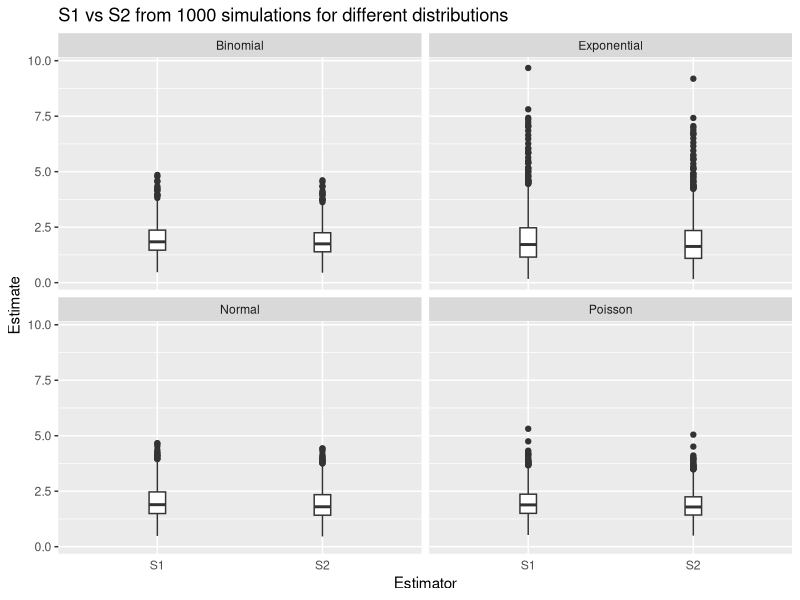
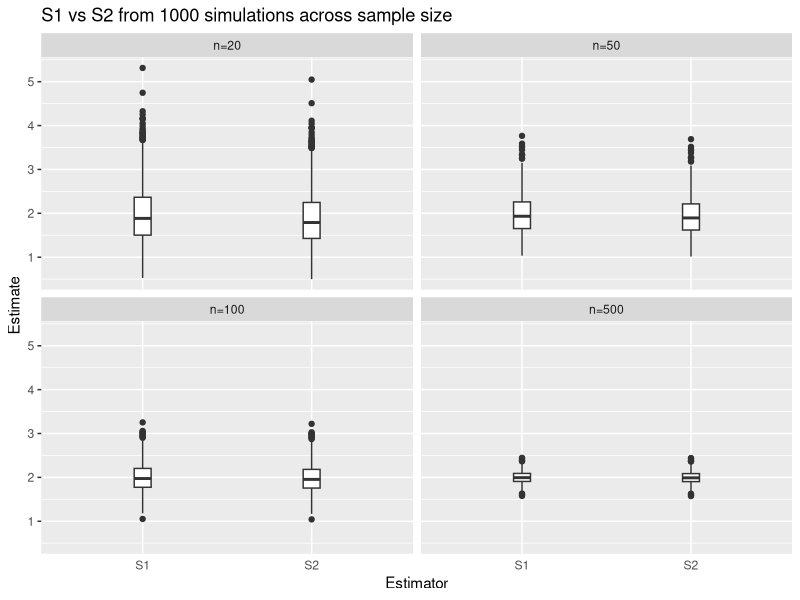
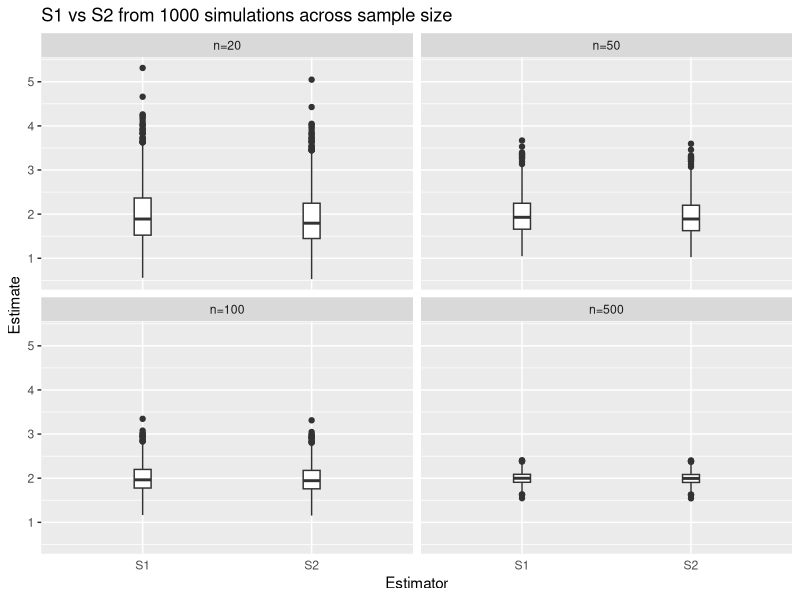
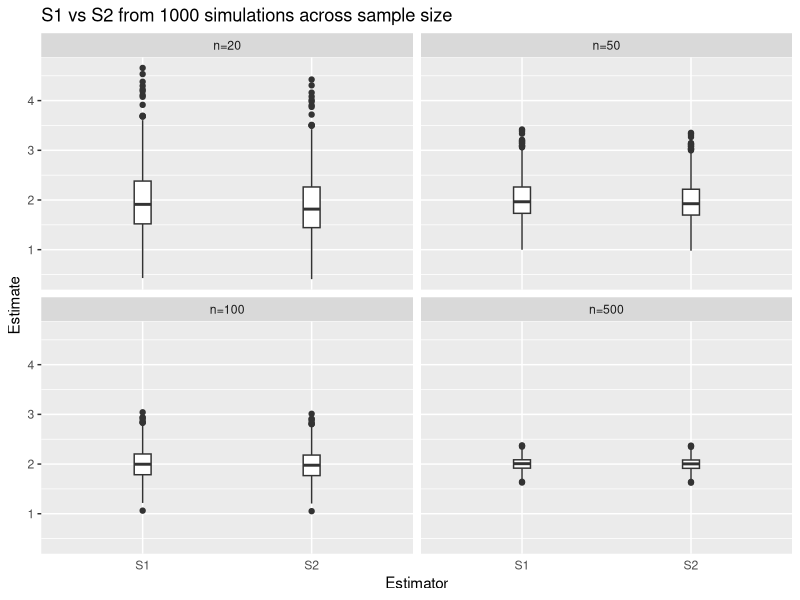
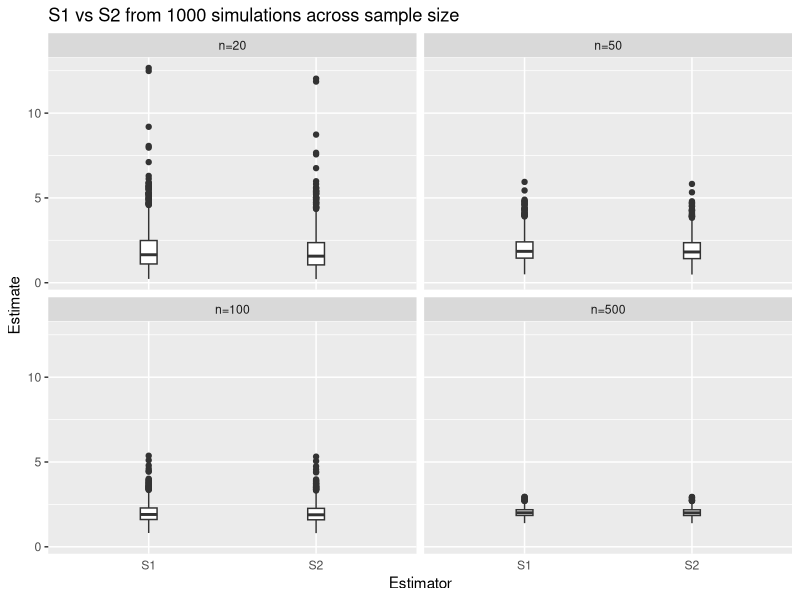
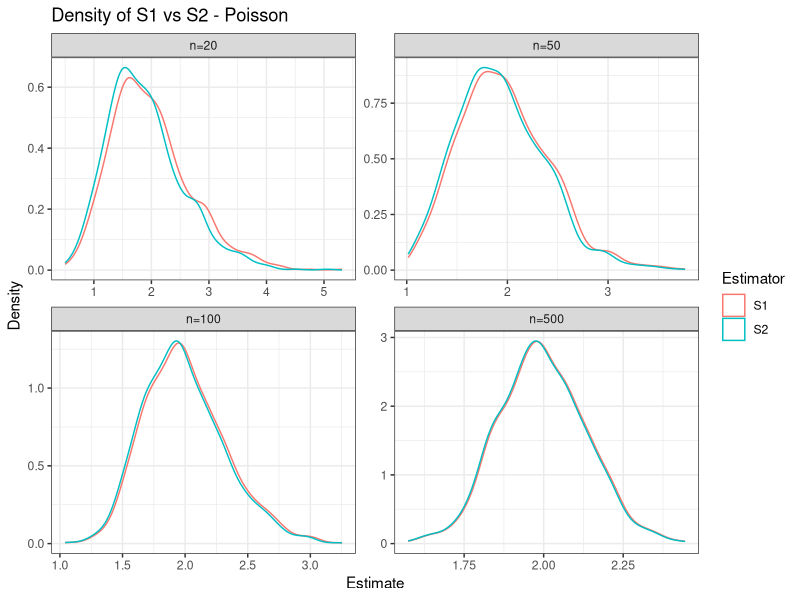
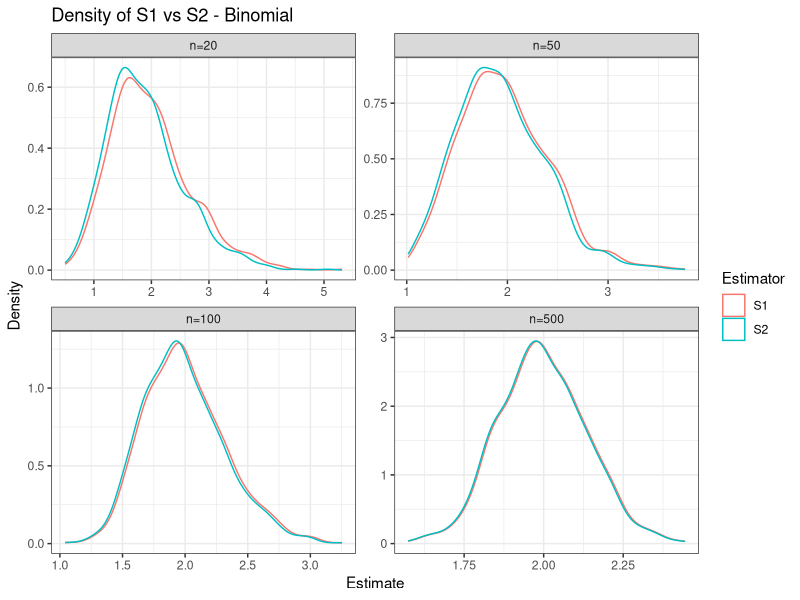
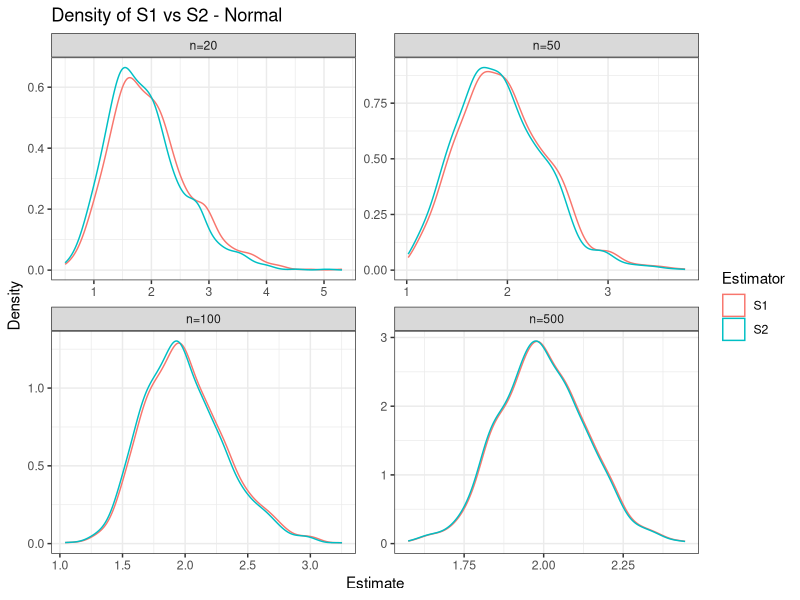

Source code (R) for these figures, in order:
## ---- chunk 1
#| echo: false

default_chunk_hook  <- knitr::knit_hooks$get("chunk")

latex_font_size <- c("Huge", "huge", "LARGE", "Large", 
                     "large", "normalsize", "small", 
                     "footnotesize", "scriptsize", "tiny")

knitr::knit_hooks$set(chunk = function(x, options) {
  x <- default_chunk_hook(x, options)
  if(options$size %in% latex_font_size) {
    paste0("\n \\", options$size, "\n\n", 
      x, 
      "\n\n \\normalsize"
    )
  } else {
    x
  }
})
## ---- chunk 2
#| label: load-packages
#| include: false
library(tidyverse)
library(patchwork)
## ---- chunk 3
set.seed(7272)

n.sims <- 1000
# sample size is 20
n <- 20

# Poisson
S1_pois <- rep(NA, n.sims)
S2_pois <- rep(NA, n.sims)

for(i in 1:n.sims){
  curr.sample <- rpois(n=n, lambda = 2)
  x_bar = mean(curr.sample)
  # don't need for (i in 1:n){Xi <- curr.sample[i] S1[i] <- (1/(n - 1)) * sum((Xi - x_bar)^2) S2[i] <- 1/n * sum((Xi - x_bar)^2)}, because it's vectorized.
  S1_pois[i] <- sum((curr.sample - x_bar)^2) / (n - 1)
  S2_pois[i] <- sum((curr.sample - x_bar)^2) / n
  }

# Binomial
p <- (5-sqrt(21))/10

S1_bin <- rep(NA, n.sims)
S2_bin <- rep(NA, n.sims)

for(i in 1:n.sims){
  curr.sample <- rbinom(n = n, size = 50, prob = p)
  x_bar <- mean(curr.sample)
  S1_bin[i] <- sum((curr.sample - x_bar)^2) / (n - 1)
  S2_bin[i] <- sum((curr.sample - x_bar)^2) / n
}

# Normal
S1_norm <- rep(NA, n.sims)
S2_norm <- rep(NA, n.sims)

for(i in 1:n.sims){
  curr.sample <- rnorm(n = n, mean = 0, sd = sqrt(2))
  x_bar <- mean(curr.sample)
  S1_norm[i] <- sum((curr.sample - x_bar)^2) / (n - 1)
  S2_norm[i] <- sum((curr.sample - x_bar)^2) / n
}

# Exponential
S1_exp <- rep(NA, n.sims)
S2_exp <- rep(NA, n.sims)

for(i in 1:n.sims){
  curr.sample <- rexp(n = n, rate = 1/sqrt(2))
  x_bar <- mean(curr.sample)
  S1_exp[i] <- sum((curr.sample - x_bar)^2) / (n - 1)
  S2_exp[i] <- sum((curr.sample - x_bar)^2) / n
}
## ---- chunk 4
raw <- tibble(
  Estimator= rep(c("S1", "S2"), each = 1000, times = 4),
  Distribution= rep(c("Poisson", "Binomial", "Normal", "Exponential"), 
                   each = 2000),
  Estimate=c(S1_pois, S2_pois, S1_bin, S2_bin, 
              S1_norm, S2_norm, S1_exp, S2_exp)
)

ggplot(raw) +
  geom_boxplot(aes(x = Estimator,
                   y= Estimate),
               width = 0.1) +
  ggtitle("S1 vs S2 from 1000 simulations for different distributions") +
  theme(axis.ticks.x = element_blank()) +
  facet_wrap(~ Distribution) 
## ---- chunk 5
# results.S1 <- tibble(
#   Distribution = c("Poisson", "Binomial", "Normal", "Exponential"),
#   Bias = c(
#     mean(S1_pois) - 2,
#     mean(S1_bin) - 2,
#     mean(S1_norm) - 2,
#     mean(S1_exp) - 2
#   ),
#   Variance = c(
#     var(S1_pois),
#     var(S1_bin),
#     var(S1_norm),
#     var(S1_exp)
#   ),
#   Precision = c(
#     1/var(S1_pois),
#     1/var(S1_bin),
#     1/var(S1_norm),
#     1/var(S1_exp)
#   ),
#   MSE = c(
#     (mean(S1_pois) - 2)^2 + var(S1_pois),
#     (mean(S1_bin) - 2)^2 + var(S1_bin),
#     (mean(S1_norm) - 2)^2 + var(S1_norm),
#     (mean(S1_exp) - 2)^2 + var(S1_exp)
#   )
# )

results <- tibble(
  Distribution = rep(c("Poisson", "Binomial", "Normal", "Exponential"), each = 2),
  Estimator = rep(c("S1", "S2"), times = 4),
  Bias = c(
    mean(S1_pois) - 2, mean(S2_pois) - 2,
    mean(S1_bin)  - 2, mean(S2_bin)  - 2,
    mean(S1_norm) - 2, mean(S2_norm) - 2,
    mean(S1_exp)  - 2, mean(S2_exp)  - 2
  ),
  Variance = c(
    var(S1_pois), var(S2_pois),
    var(S1_bin),  var(S2_bin),
    var(S1_norm), var(S2_norm),
    var(S1_exp),  var(S2_exp)
  ),
  Precision = 1 / Variance,
  MSE = Bias^2 + Variance
)
## ---- chunk 6
# ggplot(results, aes(x = Estimator, y = Bias, fill = Estimator)) +
#   geom_col() +
#   facet_wrap(~ Distribution) +
#   labs(title = "Bias")

# ggplot(results, aes(x = Estimator, y = Precision, fill = Estimator)) +
#   geom_col() +
#   facet_wrap(~ Distribution) +
#   labs(title = "Precision")

# ggplot(results, aes(x = Estimator, y = MSE, fill = Estimator)) +
#   geom_col() +
#   facet_wrap(~ Distribution) +
#   labs(title = "MSE")
## ---- chunk 7
#| echo: false
results |> knitr::kable(digits = 2)
## ---- chunk 8
set.seed(7272)

n.sims <- 1000
ss <- c(20, 50, 100, 500)

S1_pois <- list()
S2_pois <- list()

for(n in ss){
  S1 <- rep(NA, n.sims)
  S2 <- rep(NA, n.sims)
  for(i in 1:n.sims){
    curr.sample <- rpois(n = n, lambda = 2)
    x_bar <- mean(curr.sample)
    S1[i] <- sum((curr.sample - x_bar)^2) / (n - 1)
    S2[i] <- sum((curr.sample - x_bar)^2) / n
  }
  # convert number to string to use as a name
  S1_pois[[as.character(n)]] <- S1
  S2_pois[[as.character(n)]] <- S2
}

# raw data 
raw_pois <- tibble(
  Estimator = rep(c("S1", "S2"), each = 1000, times = 4),
  # so that they're in order
  n = factor(rep(c("n=20", "n=50", "n=100", "n=500"), each = 2000),
            levels = c("n=20", "n=50", "n=100", "n=500")),
  Estimate = c(S1_pois[["20"]], S2_pois[["20"]],
              S1_pois[["50"]], S2_pois[["50"]],
              S1_pois[["100"]], S2_pois[["100"]],
              S1_pois[["500"]], S2_pois[["500"]])
)
# summary 
results_pois <- tibble(
  n = rep(c(20, 50, 100, 500), each=2),
  Estimator = rep(c("S1", "S2"), times = 4),
  Bias = c(
    mean(S1_pois[["20"]]) - 2, mean(S2_pois[["20"]]) - 2,
    mean(S1_pois[["50"]]) - 2, mean(S2_pois[["50"]]) - 2,
    mean(S1_pois[["100"]]) - 2, mean(S2_pois[["100"]]) - 2,
    mean(S1_pois[["500"]]) - 2, mean(S2_pois[["500"]]) - 2
  ),
  Variance = c(
    var(S1_pois[["20"]]),  var(S2_pois[["20"]]),
    var(S1_pois[["50"]]),  var(S2_pois[["50"]]),
    var(S1_pois[["100"]]), var(S2_pois[["100"]]),
    var(S1_pois[["500"]]), var(S2_pois[["500"]])
  ),
  Precision = 1 / Variance,
  MSE = Bias^2 + Variance)

# table
results_pois |> knitr::kable(digits = 2)

# plot
ggplot(raw_pois) +
  geom_boxplot(aes(x = Estimator,
                   y= Estimate),
               width = 0.1) +
  ggtitle("S1 vs S2 from 1000 simulations across sample size") +
  theme(axis.ticks.x = element_blank()) +
  facet_wrap(~ n) 

## ---- chunk 9
set.seed(7272)

S1_binom <- list()
S2_binom <- list()

for(n in ss){
  S1 <- rep(NA, n.sims)
  S2 <- rep(NA, n.sims)
  for(i in 1:n.sims){
    curr.sample <- curr.sample <- rbinom(n = n, size = 50, prob = p)
    x_bar <- mean(curr.sample)
    S1[i] <- sum((curr.sample - x_bar)^2) / (n - 1)
    S2[i] <- sum((curr.sample - x_bar)^2) / n
  }
  S1_binom[[as.character(n)]] <- S1
  S2_binom[[as.character(n)]] <- S2
}

# raw data 
raw_binom <- tibble(
  Estimator = rep(c("S1", "S2"), each = 1000, times = 4),
  n = factor(rep(c("n=20", "n=50", "n=100", "n=500"), each = 2000),
            levels = c("n=20", "n=50", "n=100", "n=500")),
  Estimate = c(S1_binom[["20"]], S2_binom[["20"]],
              S1_binom[["50"]], S2_binom[["50"]],
              S1_binom[["100"]], S2_binom[["100"]],
              S1_binom[["500"]], S2_binom[["500"]])
)
# summary 
results_binom <- tibble(
  n = rep(c(20, 50, 100, 500), each=2),
  Estimator = rep(c("S1", "S2"), times = 4),
  Bias = c(
    mean(S1_binom[["20"]]) - 2, mean(S2_binom[["20"]]) - 2,
    mean(S1_binom[["50"]]) - 2, mean(S2_binom[["50"]]) - 2,
    mean(S1_binom[["100"]]) - 2, mean(S2_binom[["100"]]) - 2,
    mean(S1_binom[["500"]]) - 2, mean(S2_binom[["500"]]) - 2
  ),
  Variance = c(
    var(S1_binom[["20"]]),  var(S2_binom[["20"]]),
    var(S1_binom[["50"]]),  var(S2_binom[["50"]]),
    var(S1_binom[["100"]]), var(S2_binom[["100"]]),
    var(S1_binom[["500"]]), var(S2_binom[["500"]])
  ),
  Precision = 1 / Variance,
  MSE = Bias^2 + Variance)

# table
results_binom |> knitr::kable(digits = 2)

# plot
ggplot(raw_binom) +
  geom_boxplot(aes(x = Estimator,
                   y= Estimate),
               width = 0.1) +
  ggtitle("S1 vs S2 from 1000 simulations across sample size") +
  theme(axis.ticks.x = element_blank()) +
  facet_wrap(~ n) 
## ---- chunk 10
set.seed(7272)

S1_norm <- list()
S2_norm <- list()

for(n in ss){
  S1 <- rep(NA, n.sims)
  S2 <- rep(NA, n.sims)
  for(i in 1:n.sims){
    curr.sample <- rnorm(n = n, mean = 0, sd = sqrt(2))
    x_bar <- mean(curr.sample)
    S1[i] <- sum((curr.sample - x_bar)^2) / (n - 1)
    S2[i] <- sum((curr.sample - x_bar)^2) / n
  }
  S1_norm[[as.character(n)]] <- S1
  S2_norm[[as.character(n)]] <- S2
}

# raw data 
raw_norm <- tibble(
  Estimator = rep(c("S1", "S2"), each = 1000, times = 4),
  n = factor(rep(c("n=20", "n=50", "n=100", "n=500"), each = 2000),
            levels = c("n=20", "n=50", "n=100", "n=500")),
  Estimate = c(S1_norm[["20"]], S2_norm[["20"]],
              S1_norm[["50"]], S2_norm[["50"]],
              S1_norm[["100"]], S2_norm[["100"]],
              S1_norm[["500"]], S2_norm[["500"]])
)
# summary 
results_norm <- tibble(
  n = rep(c(20, 50, 100, 500), each=2),
  Estimator = rep(c("S1", "S2"), times = 4),
  Bias = c(
    mean(S1_norm[["20"]]) - 2, mean(S2_norm[["20"]]) - 2,
    mean(S1_norm[["50"]]) - 2, mean(S2_norm[["50"]]) - 2,
    mean(S1_norm[["100"]]) - 2, mean(S2_norm[["100"]]) - 2,
    mean(S1_norm[["500"]]) - 2, mean(S2_norm[["500"]]) - 2
  ),
  Variance = c(
    var(S1_norm[["20"]]),  var(S2_norm[["20"]]),
    var(S1_norm[["50"]]),  var(S2_norm[["50"]]),
    var(S1_norm[["100"]]), var(S2_norm[["100"]]),
    var(S1_norm[["500"]]), var(S2_norm[["500"]])
  ),
  Precision = 1 / Variance,
  MSE = Bias^2 + Variance)

# table
results_norm |> knitr::kable(digits = 2)

# plot
ggplot(raw_norm) +
  geom_boxplot(aes(x = Estimator,
                   y= Estimate),
               width = 0.1) +
  ggtitle("S1 vs S2 from 1000 simulations across sample size") +
  theme(axis.ticks.x = element_blank()) +
  facet_wrap(~ n) 
## ---- chunk 11
set.seed(7272)

S1_exp <- list()
S2_exp <- list()

for(n in ss){
  S1 <- rep(NA, n.sims)
  S2 <- rep(NA, n.sims)
  for(i in 1:n.sims){
    curr.sample <- rexp(n = n, rate = 1/sqrt(2))
    x_bar <- mean(curr.sample)
    S1[i] <- sum((curr.sample - x_bar)^2) / (n - 1)
    S2[i] <- sum((curr.sample - x_bar)^2) / n
  }
  S1_exp[[as.character(n)]] <- S1
  S2_exp[[as.character(n)]] <- S2
}

# raw data 
raw_exp <- tibble(
  Estimator = rep(c("S1", "S2"), each = 1000, times = 4),
  n = factor(rep(c("n=20", "n=50", "n=100", "n=500"), each = 2000),
            levels = c("n=20", "n=50", "n=100", "n=500")),
  Estimate = c(S1_exp[["20"]], S2_exp[["20"]],
              S1_exp[["50"]], S2_exp[["50"]],
              S1_exp[["100"]], S2_exp[["100"]],
              S1_exp[["500"]], S2_exp[["500"]])
)
# summary 
results_exp <- tibble(
  n = rep(c(20, 50, 100, 500), each=2),
  Estimator = rep(c("S1", "S2"), times = 4),
  Bias = c(
    mean(S1_exp[["20"]]) - 2, mean(S2_exp[["20"]]) - 2,
    mean(S1_exp[["50"]]) - 2, mean(S2_exp[["50"]]) - 2,
    mean(S1_exp[["100"]]) - 2, mean(S2_exp[["100"]]) - 2,
    mean(S1_exp[["500"]]) - 2, mean(S2_exp[["500"]]) - 2
  ),
  Variance = c(
    var(S1_exp[["20"]]),  var(S2_exp[["20"]]),
    var(S1_exp[["50"]]),  var(S2_exp[["50"]]),
    var(S1_exp[["100"]]), var(S2_exp[["100"]]),
    var(S1_exp[["500"]]), var(S2_exp[["500"]])
  ),
  Precision = 1 / Variance,
  MSE = Bias^2 + Variance)

# table
results_exp |> knitr::kable(digits = 2)

# plot
ggplot(raw_exp) +
  geom_boxplot(aes(x = Estimator,
                   y= Estimate),
               width = 0.1) +
  ggtitle("S1 vs S2 from 1000 simulations across sample size") +
  theme(axis.ticks.x = element_blank()) +
  facet_wrap(~ n) 
## ---- chunk 12
# n20.s1 <- tibble(
#   Poisson = raw_pois[raw_pois[raw_pois$n == "n=20" & raw_pois$Estimator == "S1"]],
#   Binomial = raw_binom[raw_binom[raw_binom$n == "n=20" & raw_binom$Estimator == "S1"]],
# )

set.seed(7272)
# library(ggridges) can't find it

# raw_all <- bind_rows(
#   raw_pois |> mutate(Distribution = "Poisson"),
#   raw_binom |> mutate(Distribution = "Binomial"),
#   raw_norm |> mutate(Distribution = "Normal"),
#   raw_exp |> mutate(Distribution = "Exponential")
# )

# # S1
# raw_all |>
#   filter(Estimator == "S1") |>
#   ggplot(aes(x=Estimate, color = Distribution)) +
#   geom_density() +
#   facet_wrap(~ n) +
#   xlab("Estimate") +
#   ylab("Density") +
#   ggtitle("Sampling Distribution of S1 across sample sizes and distributions")

# # S2 
# raw_all |>
#   filter(Estimator == "S2") |>
#   ggplot(aes(x=Estimate, color = Distribution)) +
#   geom_density() +
#   facet_wrap(~ n) +
#   xlab("Estimate") +
#   ylab("Density") +
#   ggtitle("Sampling Distribution of S2 across sample sizes and distributions")

# poisson
# raw_pois |>
#       filter(Estimator == "S1") |>
#       ggplot(aes(x=Estimate, color = n)) +
#       geom_density() +
#       xlab("S1") +
#       ylab("Density") +
#       ggtitle("Poisson")

# raw_pois |>
#       filter(Estimator == "S2") |>
#       ggplot(aes(x=Estimate, color = n)) +
#       geom_density() +
#       xlab("S2") +
#       ylab("Density") +
#       ggtitle("Poisson")

# # binomial

# raw_binom |>
#       filter(Estimator == "S1") |>
#       ggplot(aes(x=Estimate, color = n)) +
#       geom_density() +
#       xlab("S1") +
#       ylab("Density") +
#       ggtitle("Binomial")

# raw_binom |>
#       filter(Estimator == "S2") |>
#       ggplot(aes(x=Estimate, color = n)) +
#       geom_density() +
#       xlab("Estimate") +
#       ylab("Density") +
#       ggtitle("Binomial")

# # normal

# raw_norm|>
#       filter(Estimator == "S1") |>
#       ggplot(aes(x=Estimate, color = n)) +
#       geom_density() +
#       xlab("Estimate") +
#       ylab("Density") +
#       ggtitle("Sampling Distribution of S1 of Normal Distribution across sample sizes")

# raw_norm |>
#       filter(Estimator == "S2") |>
#       ggplot(aes(x=Estimate, color = n)) +
#       geom_density() +
#       xlab("Estimate") +
#       ylab("Density") +
#       ggtitle("Sampling Distribution of S2 of Normal Distribution across sample sizes")

# # exponential

# raw_exp |>
#       filter(Estimator == "S1") |>
#       ggplot(aes(x=Estimate, color = n)) +
#       geom_density() +
#       xlab("Estimate") +
#       ylab("Density") +
#       ggtitle("Sampling Distribution of S1 of Exponential Distribution across sample sizes")

# raw_exp |>
#       filter(Estimator == "S2") |>
#       ggplot(aes(x=Estimate, color = n)) +
#       geom_density() +
#       xlab("Estimate") +
#       ylab("Density") +
#       ggtitle("Sampling Distribution of S2 of Exponential Distribution across sample sizes")

# poisson
ggplot(raw_pois) +
  geom_density(aes(x = Estimate, color = Estimator)) +
  ggtitle("Density of S1 vs S2 - Poisson") +
  facet_wrap(~ n, scales = "free") +
  # lets each facet panel have its own x and y axes instead of forcing them to share the same range
  ylab("Density") +
  theme_bw()

# binomial
ggplot(raw_pois) +
  geom_density(aes(x = Estimate, color = Estimator)) +
  ggtitle("Density of S1 vs S2 - Binomial") +
  facet_wrap(~ n, scales = "free") +
  ylab("Density") +
  theme_bw()

# normal
ggplot(raw_pois) +
  geom_density(aes(x = Estimate, color = Estimator)) +
  ggtitle("Density of S1 vs S2 - Normal") +
  facet_wrap(~ n, scales = "free") +
  ylab("Density") +
  theme_bw()

# Exponential
ggplot(raw_pois) +
  geom_density(aes(x = Estimate, color = Estimator)) +
  ggtitle("Density of S1 vs S2 - Exponential") +
  facet_wrap(~ n, scales = "free") +
  ylab("Density") +
  theme_bw()
